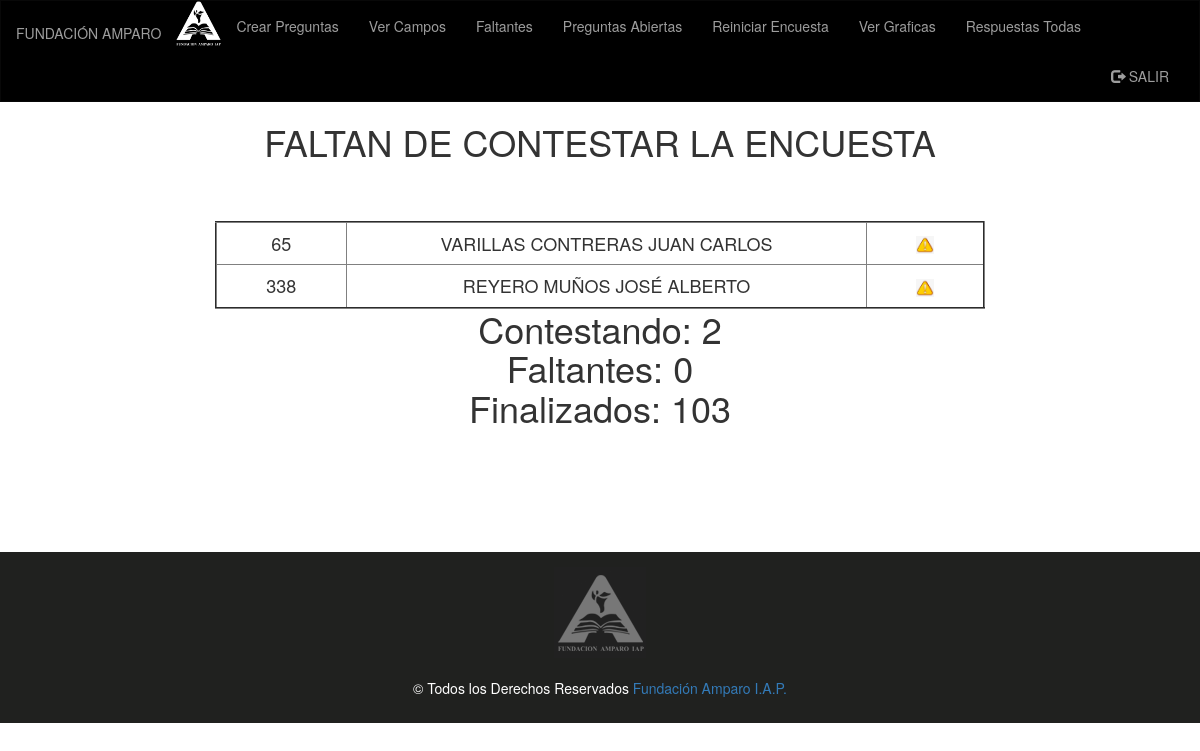
Before: /administrador/faltantes.php (signed in) with the older database file.
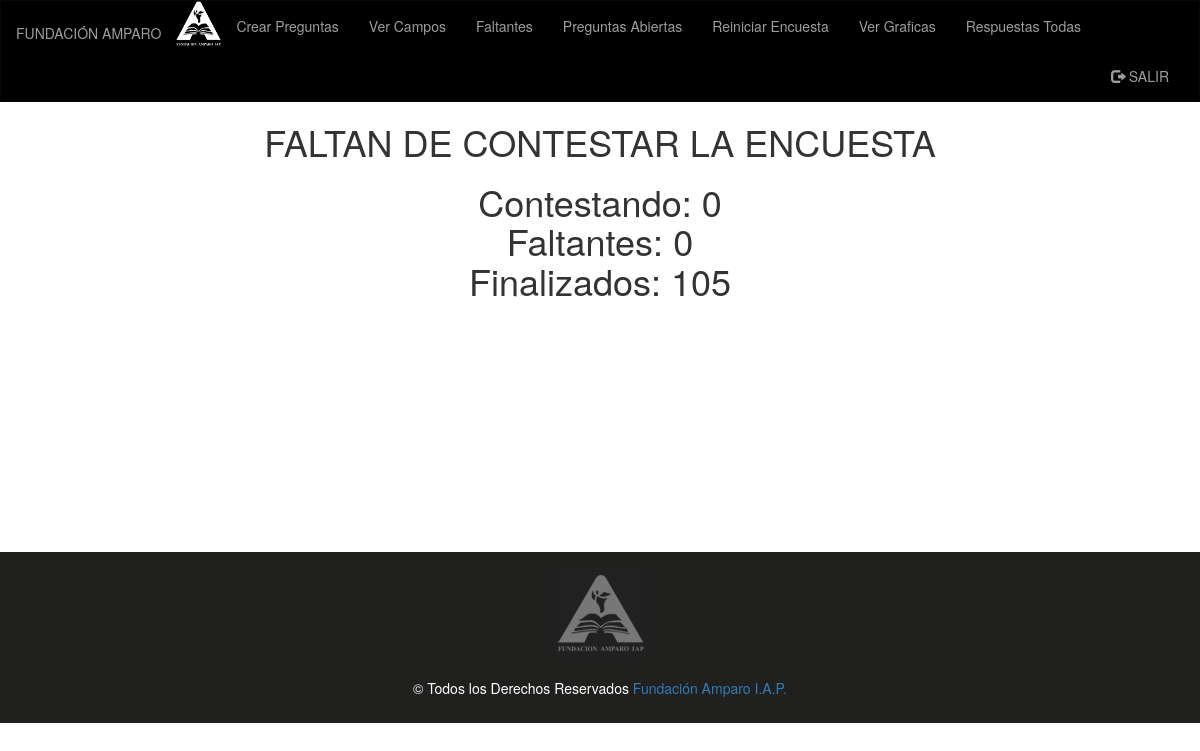
After: the same page with the newer database file.
### tables this page shows
CREATE TABLE `empleados` (
  `id_empleado` int(11) NOT NULL,
  `nombre` varchar(40) NOT NULL,
  `puesto` varchar(200) NOT NULL,
  `contraseña` varchar(25) DEFAULT NULL,
  `ubicacion` varchar(40) DEFAULT NULL,
  `id_depto` int(11) DEFAULT NULL,
  `correo` varchar(200) DEFAULT NULL,
  `ID_departamento` varchar(80) NOT NULL,
  `ID_DEP` varchar(90) DEFAULT '0',
  `encuesta_terminada` int(11) DEFAULT '0',
  `id_jefe` int(11) DEFAULT NULL,
  `tipo` int(2) DEFAULT NULL,
  `id_coordinador` int(11) DEFAULT NULL
);

### administrador/BD.php (called while the page is built, shortened)
<?php
class BD
{
private $pdo;
public function __construct()
{
	$dbHost = 'localhost';
    $dbName = 'climalaboral';
    $dbUser = 'root';
    $dbPass = '';
		try {
		      $this->pdo = new PDO("mysql:host=$dbHost;dbname=$dbName;charset=utf8",
		                           $dbUser, $dbPass);
		      $this->pdo->setAttribute(PDO::ATTR_ERRMODE,PDO::ERRMODE_EXCEPTION);
		    } catch(Exception $e) {
		      echo $e->getMessage();
		    }
}
public function Contestados()
    {
      $sql = "Select count(*) AS cantidad FROM empleados where encuesta_terminada = 1";
      $query = $this->pdo->prepare($sql);
      $query->execute();
      $resultado = $query->fetch();
      return $resultado['cantidad'];
    }
public function Faltantes()
  {
    return $this->pdo->query("SELECT * FROM empleados WHERE encuesta_terminada = 0 OR encuesta_terminada = 2 order by encuesta_terminada desc");
  }
}
?>

### administrador/faltantes.php (the view, shortened to what this page needs)
<?php
require_once 'BD.php';
$BD = new BD();
if (isset($_SESSION['user2'])) {
?>
<!DOCTYPE html>
<html class="no-js">
  <head>
  <link rel="stylesheet" href="https://maxcdn.bootstrapcdn.com/bootstrap/3.3.7/css/bootstrap.min.css">
  </head>
  <body>
  <nav class="navbar navbar-inverse">
  <div class="container-fluid">
    <div class="navbar-header">
      <a class="navbar-brand" href="inicio.php"><h5>FUNDACIÓN AMPARO</h5></a><img src="img/amparo.png" width="45px" height="45px">
    </div>
    <div class="collapse navbar-collapse" id="myNavbar">
      <ul class="nav navbar-nav">
        <li><a href="crearEncuesta.php">Crear Preguntas</a></li>
        <li><a href="verCampos.php">Ver Campos</a></li>
        <li><a href="faltantes.php">Faltantes</a></li>
        <li><a href="preabierta.php">Preguntas Abiertas</a></li>
        <li><a href="reiniciar.php">Reiniciar  Encuesta</a></li>
        <li><a href="Bloques/index2.php">Ver Graficas</a></li>
        <li><a href="pdfAll.php">Respuestas Todas</a></li>
      </ul>
      <ul class="nav navbar-nav navbar-right">
        <li><a href="cerrar_sesion.php"><span class="glyphicon glyphicon-log-out"></span> SALIR</a></li>
      </ul>
    </div>
  </div>
</nav>
<body>
    <div class="container-fluid text-center">
    <div class="row content">
      <div class="col-sm-2 sidenav">
      </div>
      <div class="col-sm-8 text-center">
        <h1>FALTAN DE CONTESTAR LA ENCUESTA<h1>
        <?php
                  echo '<center><table border=2px> ';
            $con = 0;
            $con2 = 0;
            $faltan = $BD->Faltantes();
            $contestados = $BD->Contestados();
            foreach ($faltan as $row) {
                            echo'<tr >';
                            echo '<td width="10%" ALIGN="center">'.
                            '<h4>'.$row['id_empleado'].'</td><td width="40%" ALIGN="center"><h4>'.$row['nombre'].'<h4>'.'</td>';
                            if ($row['encuesta_terminada'] == 0) {
                              $con2++;
                              echo '<td width="9%" ALIGN="center">'.
                            '<h4>'.'<img src="rechazo.png" alt=15px height=15px>'.'<h4>'.'</td>'.'&nbsp;&nbsp;&nbsp;';
                            }
                            else{
                                $con++;
                              echo '<td width="9%" ALIGN="center">'.
                            '<h4>'.'<img src="advertencia.jpg" alt=18px height=18px>'.'<h4>'.'</td>'.'&nbsp;&nbsp;&nbsp;';
                            }
                            echo "</tr>";
               }
               echo "</table></center>";
               echo "Contestando: ".$con."<br>";
               echo "Faltantes: ".$con2."<br>";
               echo "Finalizados: ".$contestados;
        ?>
      </div>
      <div class="col-sm-2 sidenav">
      </div>
    </div>
  </div>
<footer class="container-fluid text-center">
  <img src="img/logo_fa.png"><br><br>
  <p>© Todos los Derechos Reservados <a href="http://www.fundacionamparo.com" target="_blank">Fundación Amparo I.A.P.</a></p>
</footer>
</body>
</html>
<?php
}else{
    header("Location: index.html");
}
?>

### administrador/faltantes.php (style rules this page uses)
.navbar { margin-bottom: 0; border-radius: 0; background-color: black; }
.row.content { height: 450px }
.sidenav { padding-top: 20px; background-color: white; height: 100%; }
footer { background-color: #20211F; color: white; padding: 15px; }

Changed rows visible on the page:
no longer on this page (row edited): empleados: id_empleado "65", nombre "VARILLAS CONTRERAS JUAN CARLOS", encuesta_terminada 2 (drawn)
no longer on this page (row edited): empleados: id_empleado "338", nombre "REYERO MUÑOS JOSÉ ALBERTO", encuesta_terminada 2 (drawn)
Other visible differences:
$con: "2" → "0"
$contestados: "103" → "105"
